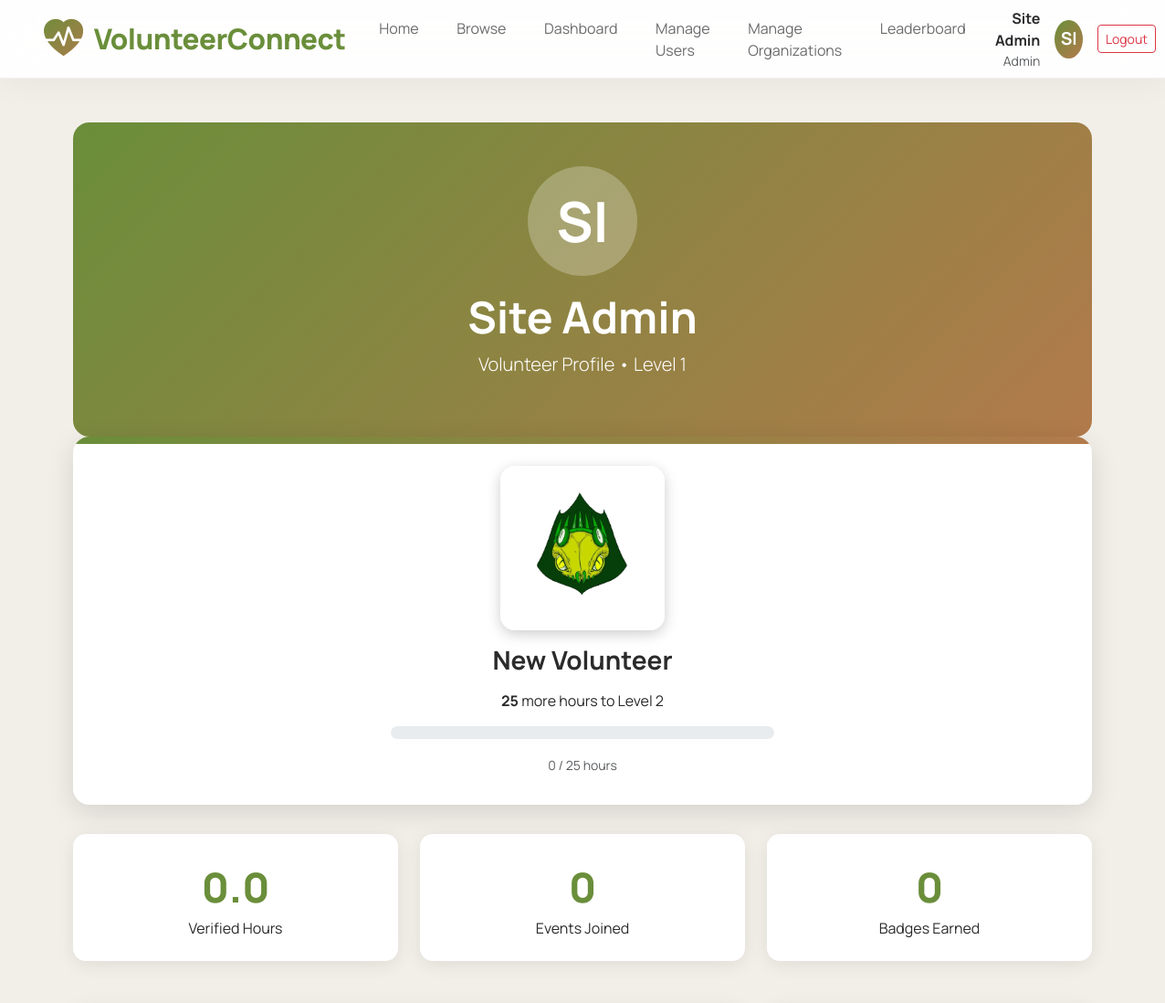
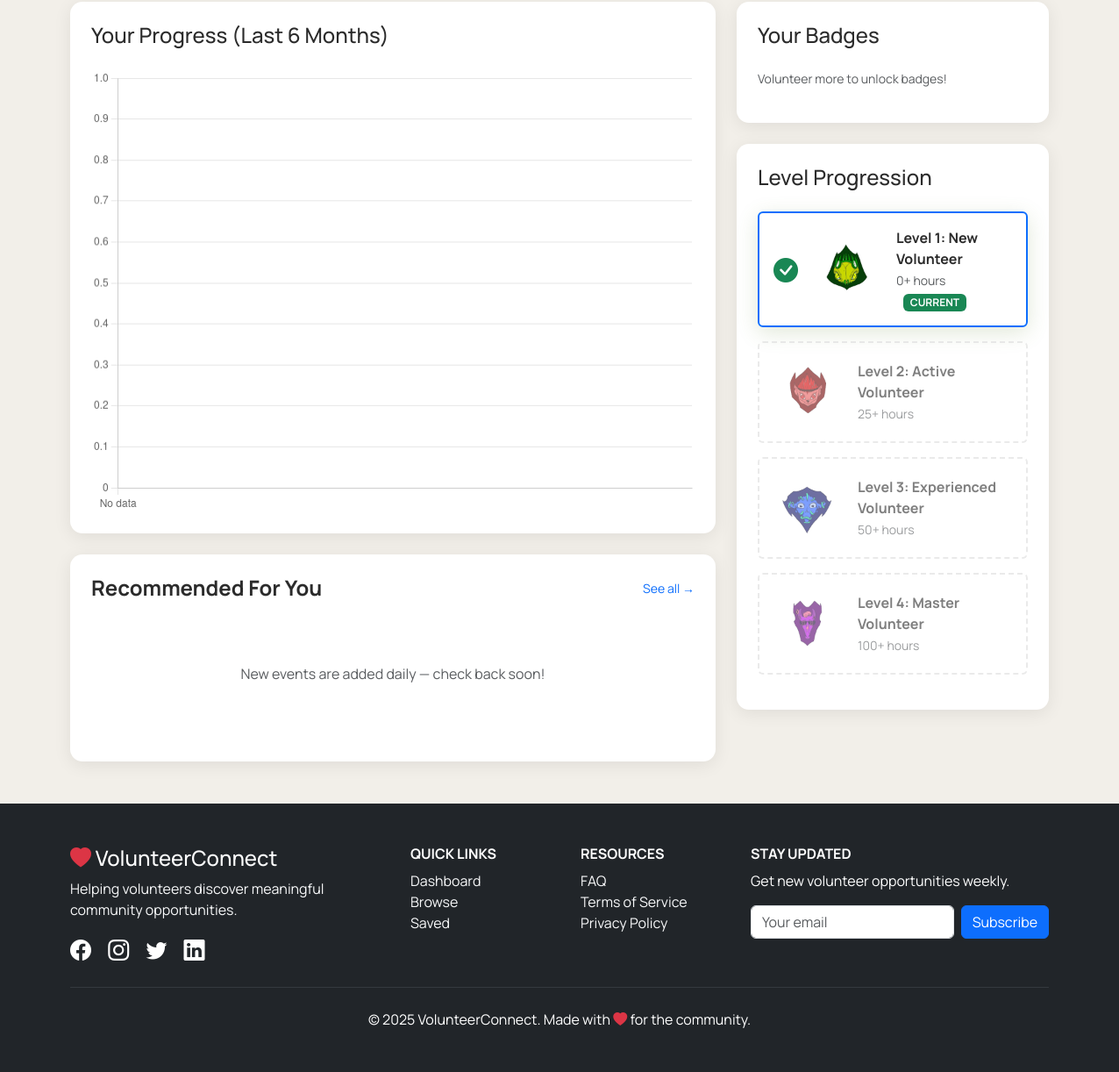
/profile.php (signed in), run on an earlier commit of the app's database (2 pictures, top to bottom).
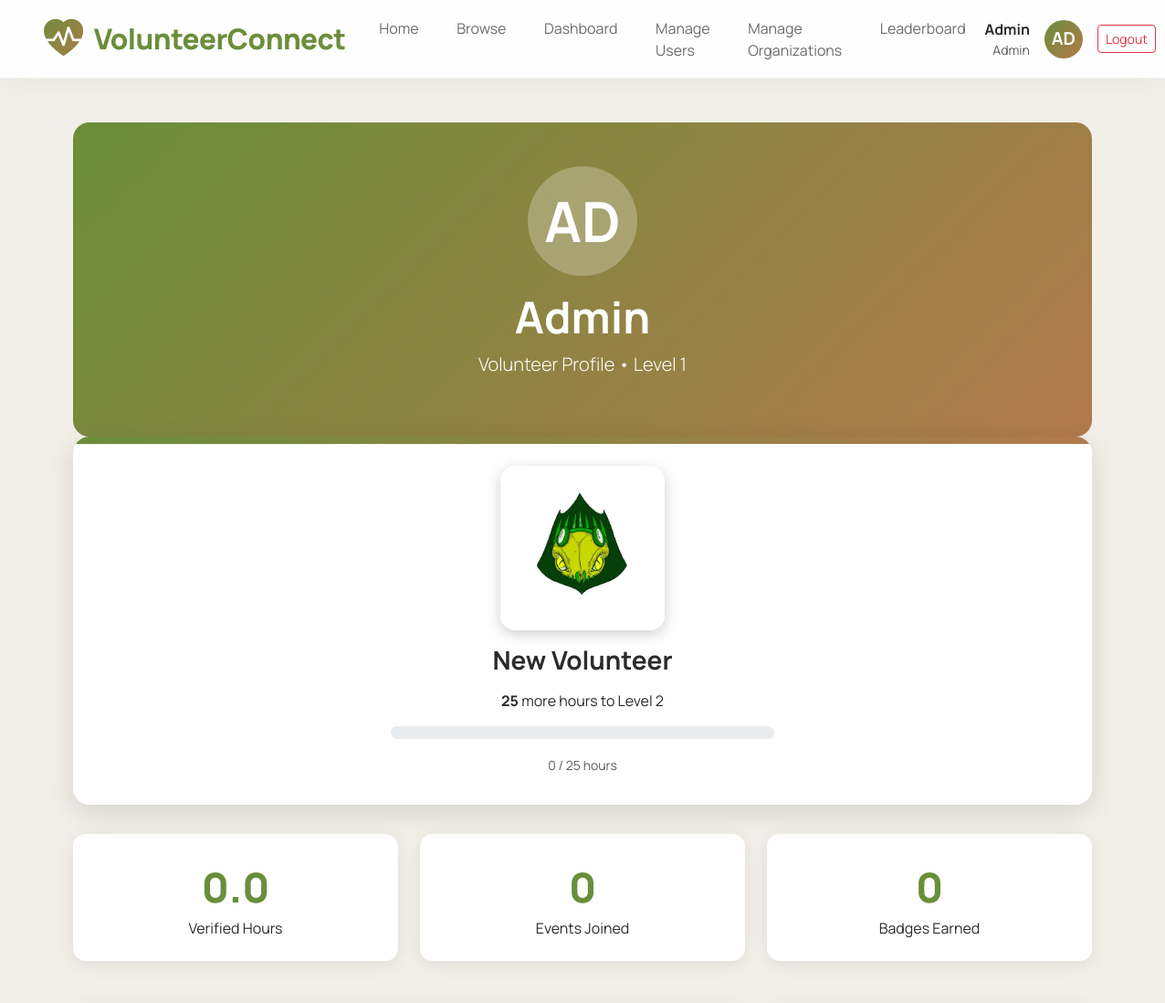
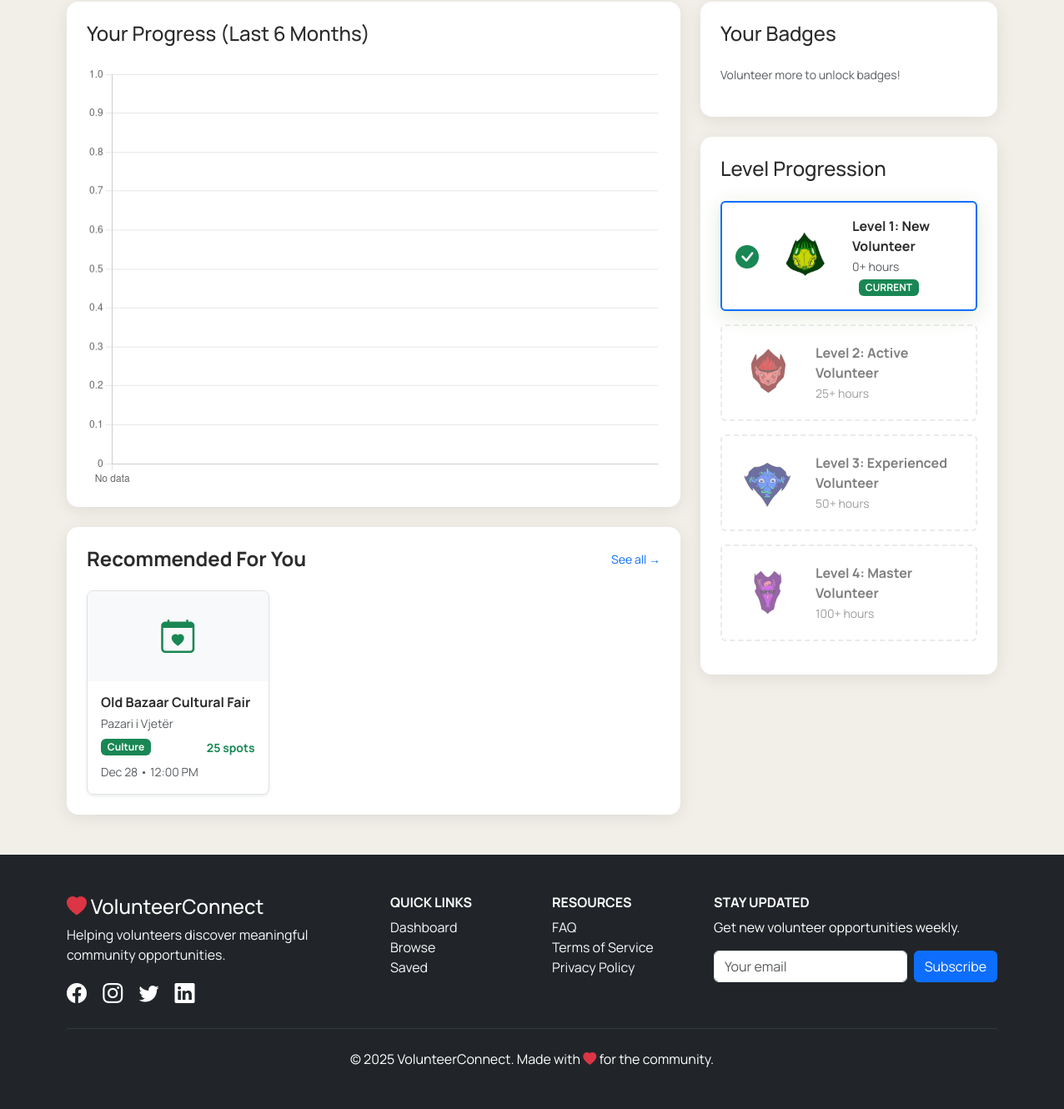
And on a later commit of the database (2 pictures, top to bottom).
### tables this page shows
CREATE TABLE opportunities (
    id INT AUTO_INCREMENT PRIMARY KEY,
    title VARCHAR(255) NOT NULL,
    description TEXT NOT NULL,
    category VARCHAR(50) DEFAULT 'General',
    location_name VARCHAR(255) NOT NULL,
    latitude DECIMAL(10,8) NULL,
    longitude DECIMAL(11,8) NULL,
    date DATE NOT NULL,
    time TIME NULL,
    slots INT DEFAULT 20,
    filled_slots INT DEFAULT 0,
    organization_id INT NOT NULL,
    created_at TIMESTAMP DEFAULT CURRENT_TIMESTAMP,
    FOREIGN KEY (organization_id) REFERENCES users(id) ON DELETE CASCADE,
    INDEX idx_date (date),
    INDEX idx_category (category)
);

### profile.php (the view, shortened to what the rows shown need)
<?php
require_once 'config/config.php';
include_once 'includes/header.php';
$user_id = $_SESSION['user_id'];
$user_name = $_SESSION['name'] ?? 'Volunteer';
$hours_by_month_stmt = $conn->prepare("
    SELECT DATE_FORMAT(o.date, '%Y-%m') as month, COALESCE(SUM(a.hours_worked), 0) as hours
    FROM applications a
    JOIN opportunities o ON a.opportunity_id = o.id
    WHERE a.volunteer_id = ? AND a.status = 'completed' AND a.hours_approved = 1
      AND o.date >= DATE_SUB(CURDATE(), INTERVAL 6 MONTH)
    GROUP BY month ORDER BY month ASC
");
$hours_by_month_stmt->execute([$user_id]);
$hours_by_month = $hours_by_month_stmt->fetchAll(PDO::FETCH_ASSOC);
?>
<div class="container my-5">
    <div class="profile-header">
        <h1 class="display-5 fw-bold mt-3"><?= htmlspecialchars($user_name) ?></h1>
    </div>
    <div class="row g-4">
        <div class="col-lg-8">
            <div class="stat-card mt-4 p-4">
                <?php
                $top_cats_stmt = $conn->prepare("
                    SELECT o.category, COUNT(*) as c
                    FROM applications a
                    JOIN opportunities o ON a.opportunity_id = o.id
                    WHERE a.volunteer_id = ? AND a.status IN ('confirmed','completed')
                    GROUP BY o.category ORDER BY c DESC LIMIT 2
                ");
                $top_cats_stmt->execute([$user_id]);
                $top_cats = $top_cats_stmt->fetchAll(PDO::FETCH_COLUMN);
                $where_cats = !empty($top_cats) ? "AND o.category IN ('" . implode("','", array_map('addslashes', $top_cats)) . "')" : "";
                $rec_stmt = $conn->prepare("
                    SELECT o.*, u.name AS org_name, (o.slots - o.filled_slots) AS spots_left
                    FROM opportunities o
                    LEFT JOIN users u ON o.organization_id = u.id
                    WHERE o.date >= CURDATE()
                      $where_cats
                      AND o.id NOT IN (SELECT opportunity_id FROM applications WHERE volunteer_id = ?)
                    ORDER BY
                      CASE WHEN o.category IN ('" . implode("','", array_map('addslashes', $top_cats)) . "') THEN 0 ELSE 1 END,
                      o.date ASC
                    LIMIT 3
                ");
                $rec_stmt->execute([$user_id]);
                $recommended = $rec_stmt->fetchAll(PDO::FETCH_ASSOC);
                ?>
                <?php if (empty($recommended)): ?>
                    <p class="text-muted text-center py-5">
                        New events are added daily — check back soon!
                    </p>
                <?php else: ?>
                    <div class="row g-3">
                        <?php foreach ($recommended as $event): ?>
                            <div class="col-md-4">
                                <div class="border rounded-3 overflow-hidden shadow-sm h-100 position-relative hover-lift"
                                     style="cursor:pointer" onclick="location.href='opportunity_detail.php?id=<?= $event['id'] ?>'">
                                    <div class="bg-light text-center py-4">
                                        <i class="bi bi-calendar-heart fs-1 text-success"></i>
                                    </div>
                                    <div class="p-3">
                                        <h6 class="fw-bold mb-1 text-truncate"><?= htmlspecialchars($event['title']) ?></h6>
                                        <small class="text-muted d-block mb-2">
                                            <?= htmlspecialchars($event['location_name']) ?>
                                        </small>
                                        <div class="d-flex justify-content-between align-items-center">
                                            <span class="badge bg-success"><?= ucfirst($event['category']) ?></span>
                                            <small class="text-success fw-bold"><?= $event['spots_left'] ?> spots</small>
                                        </div>
                                        <small class="text-muted d-block mt-2">
                                            <?= date('M j', strtotime($event['date'])) ?>
                                            <?= $event['time'] ? ' • '.date('g:i A', strtotime($event['time'])) : '' ?>
                                        </small>
                                    </div>
                                </div>
                            </div>
                        <?php endforeach; ?>
                    </div>
                <?php endif; ?>
            </div>
        </div>
    </div>
</div>
<script>
    const ctx = document.getElementById('hoursChart');
    const data = <?= json_encode($hours_by_month) ?>;
    const labels = data.map(m => new Date(m.month + '-01').toLocaleDateString('en-US', { month: 'short', year: 'numeric' }));
    const values = data.map(m => parseFloat(m.hours));
    new Chart(ctx, {
        type: 'line',
        data: { labels: labels.length ? labels : ['No data'], datasets: [{ label: 'Hours', data: values, borderColor: '#6a8e3a', backgroundColor: 'rgba(106,142,58,0.1)', tension: 0.4, fill: true }] },
        options: { responsive: true, plugins: { legend: { display: false } } }
    });
</script>
<?php include 'includes/footer.php'; ?>

What changed in the data, as far as the page shows it:
added opportunities: title "Old Bazaar Cultural Fair", location_name "Pazari i Vjetër", category "Culture", spots_left "25", date "Dec 28", time "12:00 PM"
Also different on the page:
$_SESSION['name']: "Site Admin" → "Admin"
substr($_SESSION['name'] ?? 'U', 0, 2): "SI" → "AD"
substr($user_name,0,2): "SI" → "AD"
$user_name: "Site Admin" → "Admin"
text no longer shown: "New events are added daily — check back soon!"
